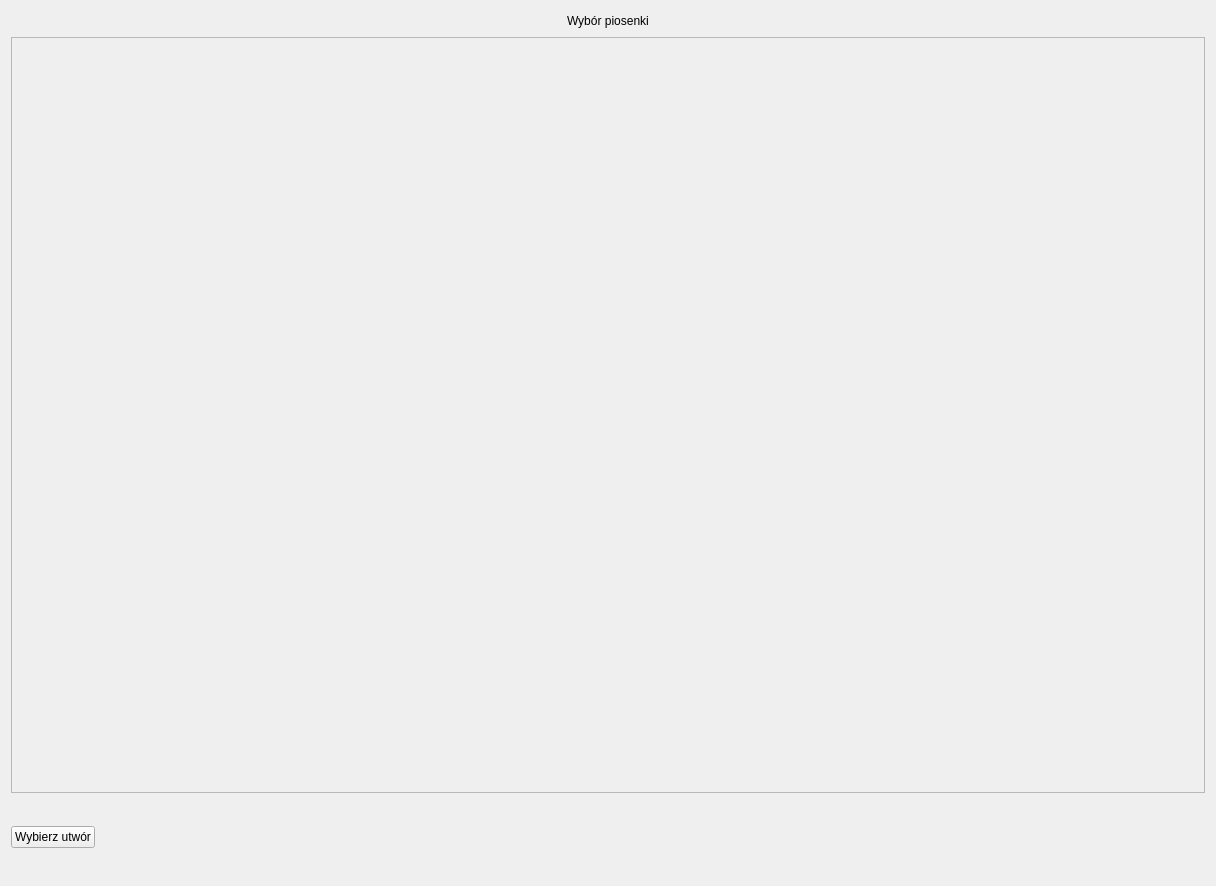
<?xml version="1.0" encoding="UTF-8"?>
<ui version="4.0">
 <class>Form</class>
 <widget class="QWidget" name="Form">
  <property name="geometry">
   <rect>
    <x>0</x>
    <y>0</y>
    <width>1216</width>
    <height>886</height>
   </rect>
  </property>
  <property name="windowTitle">
   <string>Form</string>
  </property>
  <layout class="QVBoxLayout" name="verticalLayout" stretch="0,10,1">
   <item>
    <layout class="QHBoxLayout" name="horizontalLayout">
     <item>
      <spacer name="horizontalSpacer">
       <property name="orientation">
        <enum>Qt::Horizontal</enum>
       </property>
       <property name="sizeHint" stdset="0">
        <size>
         <width>40</width>
         <height>20</height>
        </size>
       </property>
      </spacer>
     </item>
     <item>
      <widget class="QLabel" name="label">
       <property name="text">
        <string>Wybór piosenki</string>
       </property>
      </widget>
     </item>
     <item>
      <spacer name="horizontalSpacer_2">
       <property name="orientation">
        <enum>Qt::Horizontal</enum>
       </property>
       <property name="sizeHint" stdset="0">
        <size>
         <width>40</width>
         <height>20</height>
        </size>
       </property>
      </spacer>
     </item>
    </layout>
   </item>
   <item>
    <widget class="QScrollArea" name="scrollArea">
     <property name="widgetResizable">
      <bool>true</bool>
     </property>
     <widget class="QWidget" name="scrollAreaWidgetContents">
      <property name="geometry">
       <rect>
        <x>0</x>
        <y>0</y>
        <width>1196</width>
        <height>756</height>
       </rect>
      </property>
      <layout class="QVBoxLayout" name="verticalLayout_2"/>
     </widget>
    </widget>
   </item>
   <item>
    <layout class="QHBoxLayout" name="horizontalLayout_2" stretch="0,1">
     <item>
      <widget class="QPushButton" name="Confirm_selection">
       <property name="text">
        <string>Wybierz utwór</string>
       </property>
      </widget>
     </item>
     <item>
      <widget class="QLabel" name="Message">
       <property name="text">
        <string/>
       </property>
      </widget>
     </item>
    </layout>
   </item>
  </layout>
 </widget>
 <resources/>
 <connections/>
</ui>
